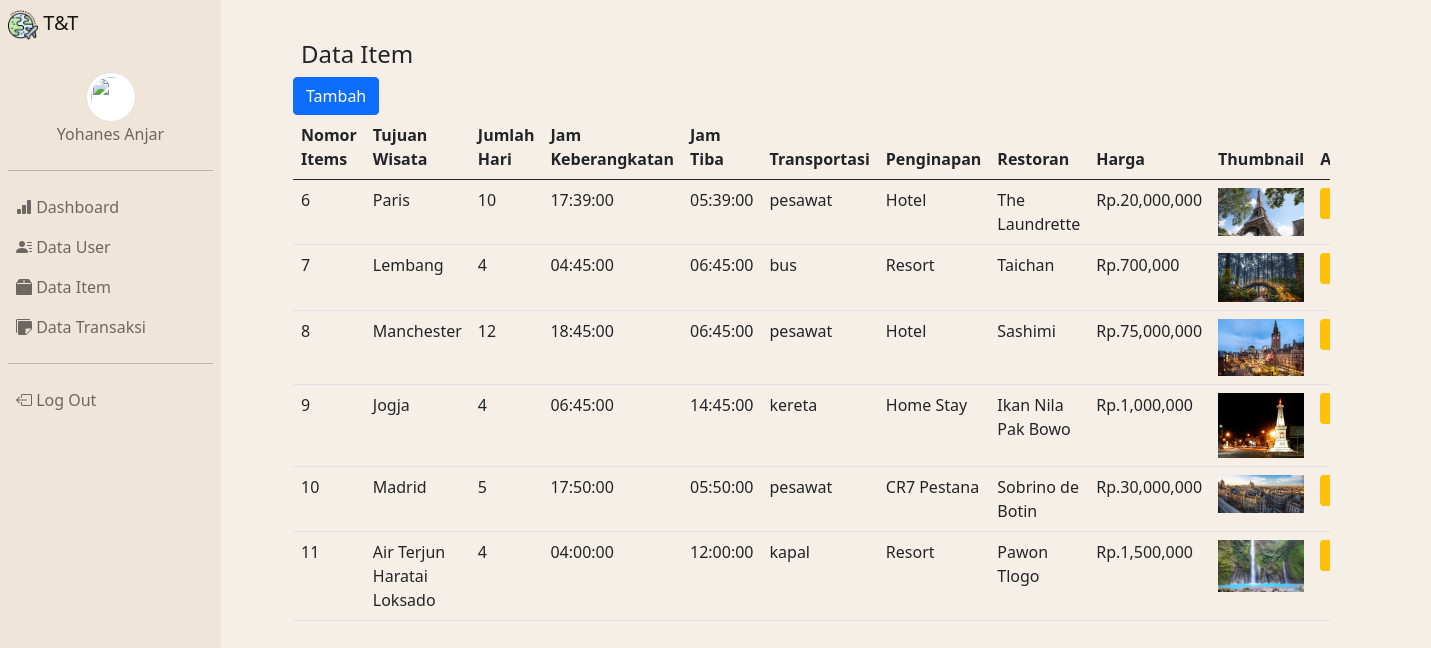
Page /admin/admin/index.php?page=item (signed in) on the committed database.
### tables this page shows
CREATE TABLE `tb_items` (
  `no_items` int(4) NOT NULL,
  `tujuan_wisata` varchar(50) NOT NULL,
  `jmlh_hari` int(2) NOT NULL,
  `jam_berangkat` time NOT NULL,
  `jam_tiba` time NOT NULL,
  `transportasi` enum('pesawat','kereta','bus','kapal') NOT NULL,
  `penginapan` varchar(50) NOT NULL,
  `restoran` varchar(50) NOT NULL,
  `harga` decimal(10,0) NOT NULL,
  `deskripsi` text NOT NULL,
  `thumbnail` varchar(255) DEFAULT NULL
);

### admin/admin/item/index.php (the view, shortened to what this page needs)
<div class="col-md-12 w-75 py-3 ms-5">
    <h4 class="mt-2 ms-2">Data Item</h4>
    <a href="index.php?page=item_create" class="btn btn-primary">Tambah</a>
    <div class="table-responsive">
        <table class="table">
            <thead>
                <tr>
                    <th>Nomor Items</th>
                    <th>Tujuan Wisata</th>
                    <th>Jumlah Hari</th>
                    <th>Jam Keberangkatan</th>
                    <th>Jam Tiba</th>
                    <th>Transportasi</th>
                    <th>Penginapan</th>
                    <th>Restoran</th>
                    <th>Harga</th>
                    <th>Thumbnail</th>
                    <th>Aksi</th>
                </tr>
            </thead>
            <tbody>
                <?php
                    $query = mysqli_query($koneksi, "SELECT * FROM tb_items");
                foreach ($query as $data){
                ?>
                <tr>
                    <td><?= $data['no_items']?></td>
                    <td><?= $data['tujuan_wisata']?></td>
                    <td><?= $data['jmlh_hari']?></td>
                    <td><?= $data['jam_berangkat']?></td>
                    <td><?= $data['jam_tiba']?></td>
                    <td><?= $data['transportasi']?></td>
                    <td><?= $data['penginapan']?></td>
                    <td><?= $data['restoran']?></td>
                    <td>Rp.<?= number_format($data['harga'])?></td>
                    <td>
                        <img src="../../assets/images/<?= $data['thumbnail'] ?>" class="img-fluid img-thumbs"
                            width="100" height="100" alt="">
                    </td>
                    <td>
                        <div class="btn-group">
                            <a href="index.php?page=item_edit&no_items=<?= $data['no_items']?>"
                                class="btn btn-sm btn-warning">Edit</a>
                        </div>
                    </td>
                </tr>
                <?php
                }
                ?>
            </tbody>
        </table>
    </div>
</div>

### rows in the picture
tb_items: no_items "6", tujuan_wisata "Paris", jmlh_hari "10", jam_berangkat "17:39:00", jam_tiba "05:39:00", transportasi "pesawat", penginapan "Hotel", restoran "The Laundrette", harga "20,000,000", thumbnail (picture)
tb_items: no_items "7", tujuan_wisata "Lembang", jmlh_hari "4", jam_berangkat "04:45:00", jam_tiba "06:45:00", transportasi "bus", penginapan "Resort", restoran "Taichan", harga "700,000", thumbnail (picture)
tb_items: no_items "8", tujuan_wisata "Manchester", jmlh_hari "12", jam_berangkat "18:45:00", jam_tiba "06:45:00", transportasi "pesawat", penginapan "Hotel", restoran "Sashimi", harga "75,000,000", thumbnail (picture)
tb_items: no_items "9", tujuan_wisata "Jogja", jmlh_hari "4", jam_berangkat "06:45:00", jam_tiba "14:45:00", transportasi "kereta", penginapan "Home Stay", restoran "Ikan Nila Pak Bowo", harga "1,000,000", thumbnail (picture)
tb_items: no_items "10", tujuan_wisata "Madrid", jmlh_hari "5", jam_berangkat "17:50:00", jam_tiba "05:50:00", transportasi "pesawat", penginapan "CR7 Pestana", restoran "Sobrino de Botin", harga "30,000,000", thumbnail (picture)
tb_items: no_items "11", tujuan_wisata "Air Terjun Haratai Loksado", jmlh_hari "4", jam_berangkat "04:00:00", jam_tiba "12:00:00", transportasi "kapal", penginapan "Resort", restoran "Pawon Tlogo", harga "1,500,000", thumbnail (picture)

### other values in the picture
$_SESSION['nama_cust'] "Yohanes Anjar"
